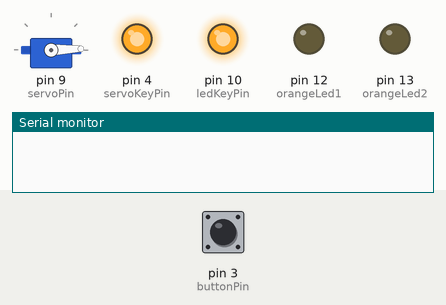
Simulated run of this sketch. Board: Arduino Uno, built with avr-gcc and run on an emulated ATmega328P. On the bench: servo, output pins drawn as LEDs (lit = HIGH), the last lines printed to the serial monitor. Dashed ring = blinking. The inputs (shaded band) are chosen by the test bench; at power-on: pin 3 (buttonPin) LOW.

Above: at 2.5 s.
2.6 s: pin 3 (buttonPin) pulled HIGH for 0.15 s
At 3.35 s:
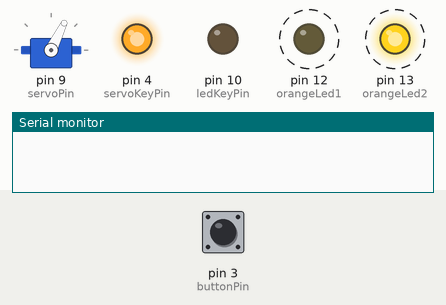
At 7.93 s:
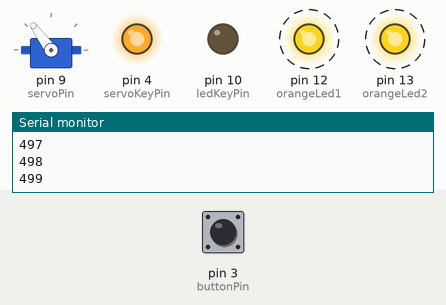
8.7 s: pin 3 (buttonPin) pulled HIGH for 3.2 s
At 21.8 s:
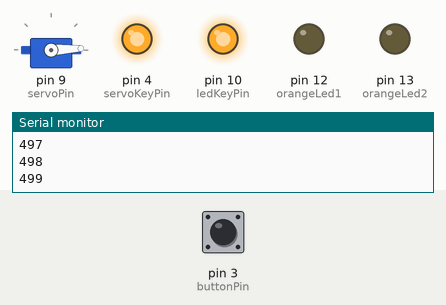
Timing chart, 0 to 22.4 s (numbered marks = the images above; inputs shaded):
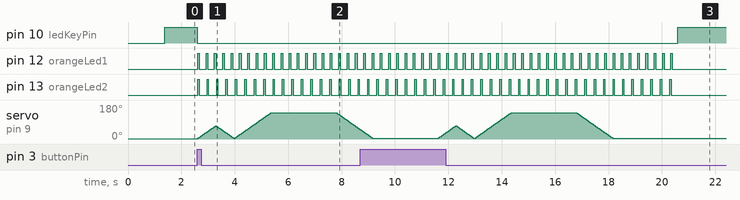

Measured:
- after the input at 2.6 s, pin 10 (ledKeyPin): HIGH → LOW at once; pin 12 (orangeLed1): alternates HIGH for 0.06 s and LOW for 0.25 s, starting at once; pin 13 (orangeLed2): alternates HIGH for 0.05 s and LOW for 0.30 s, starting at once
- after the input at 8.7 s, pin 10 (ledKeyPin): LOW → HIGH after 11.9 s instead of 2.9 s

The sketch:

snow_car_FINAL_12-13LEDs.ino
```cpp
#include <Servo.h>
// Объявление класса
class Flasher
{
  // Переменные - члены класса
  // Инициализируются при запуске
  int ledPin; // НОМЕР ПИНА
  int ledState; // Текущее состояние пина
  long  onTime; // временной интервал работы (вкл)
  long  offTime; // временной интервал паузы (выкл)

  unsigned long currentMillis; // Текущее состояние счетчика времени
  unsigned long prevMillis; // Предыдущее состояние счетчика времени


  // Конструктор создает экземпляр класса Flasher
  // и инициализирует переменные-члены класса и состояние
  public:
  Flasher(int pin, long on, long off)
  {
    ledPin = pin;
    pinMode(ledPin, OUTPUT);

    onTime = on;
    offTime = off;

    ledState = LOW;
    prevMillis = 0;
    currentMillis = 0;
  }

  void Update() {
    // put your main code here, to run repeatedly:
    currentMillis = millis();
    if ((ledState == HIGH) && (currentMillis - prevMillis >= onTime)){
      // Запоминаем момент времени для последующего сравнения
      prevMillis = currentMillis;
      // Изменяяем сщстояние ledState
      ledState = LOW;
      digitalWrite(ledPin, ledState);
    }
    if ((ledState == LOW) && (currentMillis - prevMillis >= offTime)){
      // Запоминаем момент времени для последующего сравнения
      prevMillis = currentMillis;
      // Изменяяем сщстояние ledState
      ledState = HIGH;
      digitalWrite(ledPin, ledState);
    }
  }
};


int servoPin = 9;  // Управляющий пин серво
int servoKeyPin = 4;  // Пин транзистора включающего серво
int pwmVol;  // Величина ПВМ сигнала
int servoDefPos = 2;  // Исходная позиция серво
int buttonPin = 3;  // Пин кнопки
int ledKeyPin = 10;  // Пин транзистора подсветки кнопки
int orangeLed1 = 12;
int orangeLed2 = 13;
Servo servo;

// Создаем экземпляры класса led1 led2 и передаем параметры
Flasher led1(orangeLed1, 55, 250);
Flasher led2(orangeLed2, 50, 300);


void setup() {
  Serial.begin(9600);
  pinMode(servoPin, OUTPUT);
  pinMode(servoKeyPin, OUTPUT);
  pinMode(buttonPin, INPUT);
  pinMode(ledKeyPin, OUTPUT);
  // Плавно без рывков запускем серво
  // Закрываем транзистро питающий серво
  digitalWrite(servoKeyPin, LOW);
  // Готовимся подать на упр вывод сигнал
  servo.write(servoDefPos);
  // Цепляем серво на соотв вывод
  servo.attach(servoPin);
  delay(100);
  // Плавно открываем транзистор питания (управляющий сигнал с правильной позицией уже ждет на соотв выводе)
  writePWM(0, 255, 5);
  // На всякий случай читаем реальню позицию серво и плавно приводим ее в исходное положение
  servoMove(servo.read(), servoDefPos, 5);
  // Отключаем серво от управляющего вывода что бы не вибрировала :)
  servo.detach();
  // Все подготовили - включаем подсветку кнопки - режим готовности
  digitalWrite(ledKeyPin, HIGH);
}

void loop() {
  // Ждем нажати кнопки
  if (digitalRead(buttonPin) == HIGH){
    // Кнопка нажата - двигаем машину и мигаем оранж. огнями (мигание в цикле сервы и в паузе (см. функции))

    // Гасим подсветку кнопки
    digitalWrite(ledKeyPin, LOW);

    // Едем вперед
    servoMove(servoDefPos, 70, 10);
     // Пауза с миганием
    //timeDelay(10);

     // Откат
    servoMove(70, servoDefPos, 10);
     // Пауза с миганием
    //timeDelay(10);

     // Едем вперед
    servoMove(servoDefPos, 140, 10);
     // Пауза с миганием
    timeDelay(300);

    // Едем назад
    servoMove(140, servoDefPos, 10);
    timeDelay(500);

    // Все сделали -
    // включаем обратно подсветку кнопки
    digitalWrite(ledKeyPin, HIGH);
    // На всякий случай гасим обе мигалки
    digitalWrite(orangeLed1, LOW);
    digitalWrite(orangeLed2, LOW);
  }


}
// Slow PWM writing function
void writePWM (int pwmFrom, int pwmTo, int delayTime){
  int k;
  if (pwmFrom < pwmTo){
    k = 1;
  } else {
    k = -1;
  }
  for (pwmVol = pwmFrom; pwmVol != pwmTo; pwmVol = pwmVol + k){
    analogWrite(servoKeyPin, pwmVol);
    delay(delayTime);
  }
}
// Servo moving function
void servoMove(int posFrom, int posTo, int delayTime){
  servo.attach(servoPin);
  int k;
  if (posFrom < posTo){
    k = 1;
  } else {
    k = -1;
  }
  for (int pos = posFrom; pos != posTo; pos = pos + k){
    servo.write(pos);
    delay(delayTime);
    led1.Update();
    led2.Update();
  }
  servo.detach();
}

// Pause with blinking function
void timeDelay(int millsDelay){
  for(int tim = 0; tim < 500; tim++){
    Serial.println(tim);
    led1.Update();
    led2.Update();
    }

}
```
